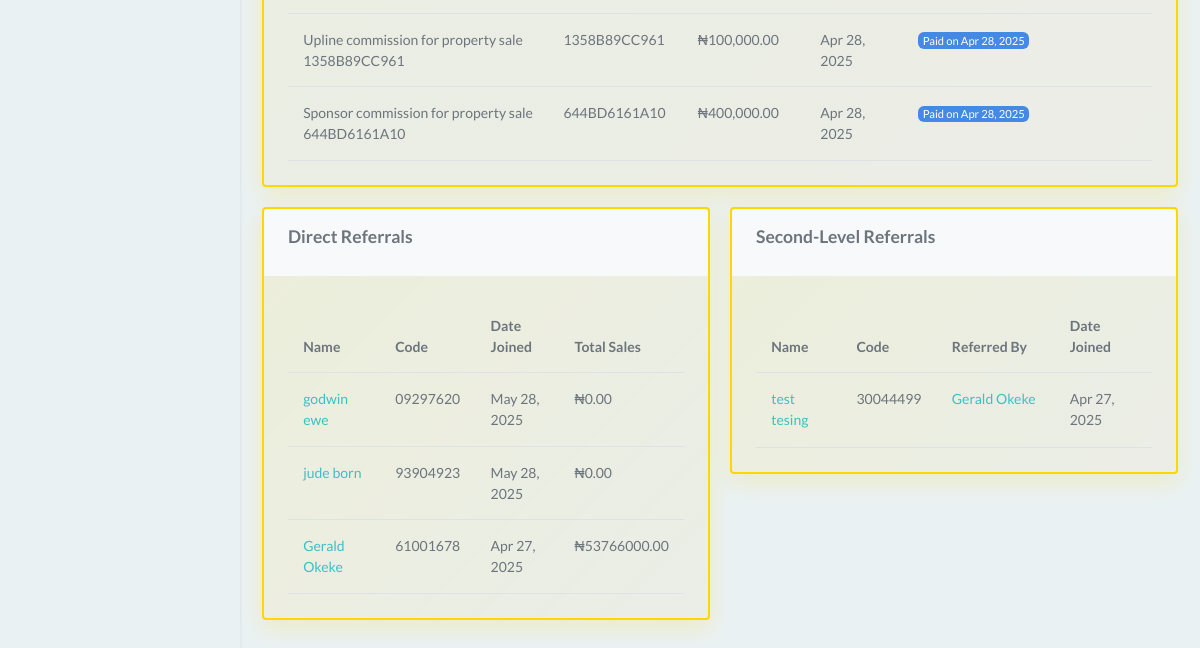
/user/realtor_detail/5 (signed in, lower part), run on an earlier commit of the app's database.
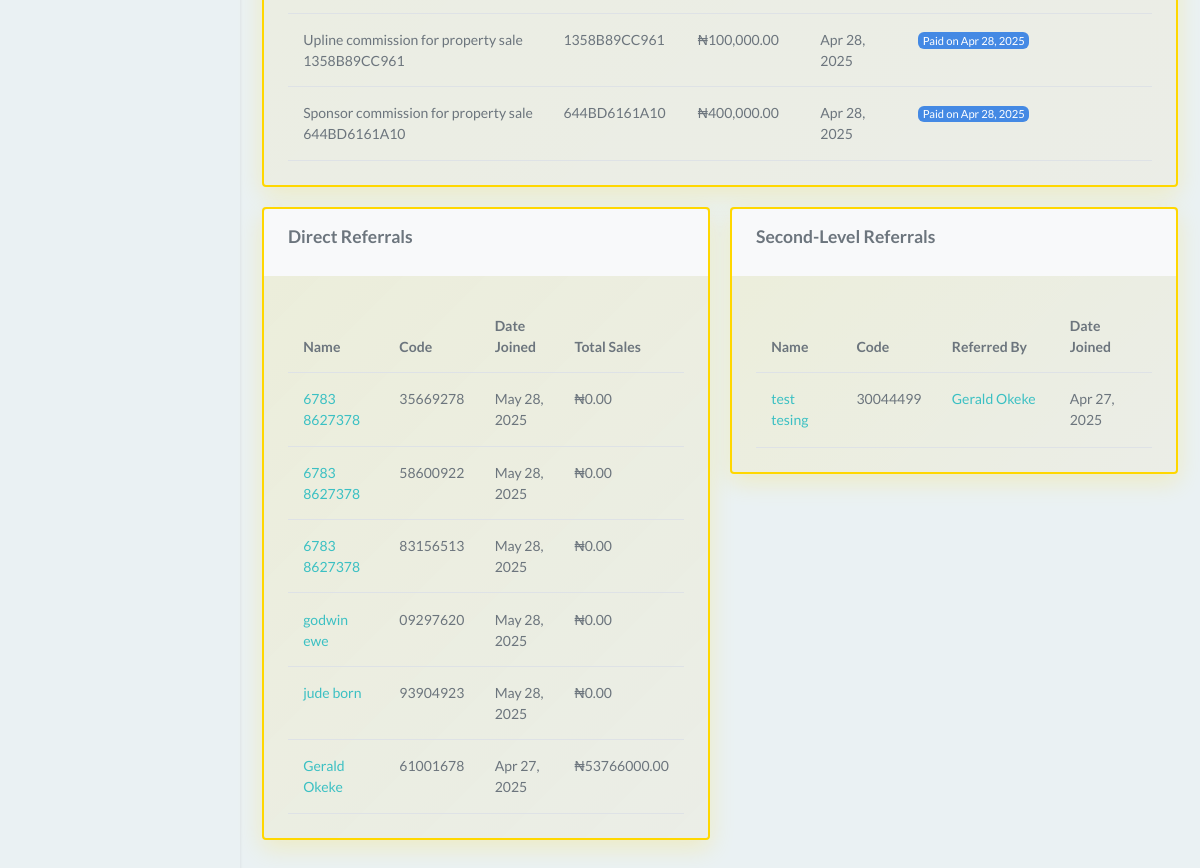
And on a later commit of the database.
### estate/models.py (models this page shows, shortened)
class Commission(models.Model):
    realtor = models.ForeignKey(Realtor, on_delete=models.CASCADE, related_name='commissions')
    amount = models.DecimalField(max_digits=12, decimal_places=2)
    description = models.CharField(max_length=255)  # e.g., "Commission for Property XYZ sale"
    property_reference = models.CharField(max_length=100, blank=True, null=True)  # Reference to property sold
    is_paid = models.BooleanField(default=False)
    paid_date = models.DateTimeField(blank=True, null=True)
    created_at = models.DateTimeField(auto_now_add=True)

class Realtor(models.Model):
    STATUS_CHOICES = [
        ('regular', 'Regular Realtor'),
        ('executive', 'Executive Realtor'),
    ]
    first_name = models.CharField(max_length=100)
    last_name = models.CharField(max_length=100)
    email = models.EmailField(unique=True)
    phone = models.CharField(max_length=20)
    image = models.ImageField(upload_to='realtors/', blank=True, null=True)
    address = models.CharField(max_length=255)
    country = models.CharField(max_length=100)
    status = models.CharField(
        max_length=20,
        choices=STATUS_CHOICES,
        default='regular',
        help_text="Realtor status - can be changed by admin"
    )
    account_number = models.CharField(max_length=50)
    bank_name = models.CharField(max_length=100)
    referral_code = models.CharField(max_length=8, unique=True)
    sponsor_code = models.CharField(max_length=8, blank=True, null=True)
    sponsor = models.ForeignKey('self', on_delete=models.SET_NULL, blank=True, null=True, related_name='referrals')
    total_commission = models.DecimalField(max_digits=12, decimal_places=2, default=0.00)
    paid_commission = models.DecimalField(max_digits=12, decimal_places=2, default=0.00)
    created_at = models.DateTimeField(auto_now_add=True)
    updated_at = models.DateTimeField(auto_now=True)
    @property
    def unpaid_commission(self):
        return self.total_commission - self.paid_commission
    @property
    def full_name(self):
        return f"{self.first_name} {self.last_name}"
    @property
    def is_executive(self):
        return self.status == 'executive'
    class Meta:
        ordering = ['status', 'last_name', 'first_name']  # Executive realtors first
        indexes = [
            models.Index(fields=['status']),
            models.Index(fields=['referral_code']),
        ]

### estate/views.py (the view)
# urls.py: path('user/realtor_detail/<int:id>', views.realtor_detail, name='realtor_detail'),
@login_required
def realtor_detail(request,id):
    realtor = get_object_or_404(Realtor, id=id)
    commissions = Commission.objects.filter(realtor=realtor).order_by('-created_at')
    direct_referrals = Realtor.objects.filter(sponsor=realtor).order_by('-created_at')
    secondary_referrals = Realtor.objects.filter(
        sponsor__sponsor=realtor
    ).order_by('-created_at')
    context = {
        'realtor': realtor,
        'commissions': commissions,
        'direct_referrals': direct_referrals,
        'secondary_referrals': secondary_referrals,
    }
    return render(request, "user/realtor_detail.html", context)

### estate/templates/user/realtor_detail.html (shortened to what this page needs)
{% extends 'user/base.html' %}
{% load humanize %}
{% block body %}
    <div class="content-page">
        <div class="content">
            <div class="container-fluid">
                <div class="row">
                    <div class="col-12">
                        <div class="card {% if realtor.is_executive %}executive-card{% endif %}">
                            <div class="card-body">
                                <div class="table-responsive">
                                    <table class="table table-hover mb-0">
                                        <tbody>
                                            {% for commission in commissions %}
                                            <tr>
                                                <td>{{ commission.description }}</td>
                                                <td>{{ commission.property_reference }}</td>
                                                <td>₦{{ commission.amount|intcomma }}</td>
                                                <td>{{ commission.created_at|date:"M d, Y" }}</td>
                                                <td>
                                                    {% if commission.is_paid %}
                                                    <span class="badge bg-success">Paid on {{ commission.paid_date|date:"M d, Y" }}</span>
                                                    {% else %}
                                                    <span class="badge bg-danger">Unpaid</span>
                                                    {% endif %}
                                                </td>
                                                <td>
                                                </td>
                                            </tr>
                                            {% empty %}
                                            <tr>
                                                <td colspan="6" class="text-center">No commissions found.</td>
                                            </tr>
                                            {% endfor %}
                                        </tbody>
                                    </table>
                                </div>
                            </div>
                        </div>
                    </div>
                </div>
                <div class="row">
                    <div class="col-md-6">
                        <div class="card {% if realtor.is_executive %}executive-card{% endif %}">
                            <div class="card-header">
                                <h4 class="card-title">Direct Referrals</h4>
                            </div>
                            <div class="card-body">
                                <div class="table-responsive">
                                    <table class="table table-hover mb-0">
                                        <thead>
                                            <tr>
                                                <th>Name</th>
                                                <th>Code</th>
                                                <th>Date Joined</th>
                                                <th>Total Sales</th>
                                            </tr>
                                        </thead>
                                        <tbody>
                                            {% for referral in direct_referrals %}
                                            <tr>
                                                <td>
                                                    <a href="{% url 'realtor_detail' referral.id %}">
                                                        {{ referral.full_name }}
                                                        {% if referral.is_executive %}
                                                            <i class="ri-vip-crown-fill executive-crown ms-1"></i>
                                                        {% endif %}
                                                    </a>
                                                </td>
                                                <td>{{ referral.referral_code }}</td>
                                                <td>{{ referral.created_at|date:"M d, Y" }}</td>
                                                <td>₦{{ referral.total_commission }}</td>
                                            </tr>
                                            {% empty %}
                                            <tr>
                                                <td colspan="4" class="text-center">No direct referrals found.</td>
                                            </tr>
                                            {% endfor %}
                                        </tbody>
                                    </table>
                                </div>
                            </div>
                        </div>
                    </div>
                    <div class="col-md-6">
                        <div class="card {% if realtor.is_executive %}executive-card{% endif %}">
                            <div class="card-header">
                                <h4 class="card-title">Second-Level Referrals</h4>
                            </div>
                            <div class="card-body">
                                <div class="table-responsive">
                                    <table class="table table-hover mb-0">
                                        <thead>
                                            <tr>
                                                <th>Name</th>
                                                <th>Code</th>
                                                <th>Referred By</th>
                                                <th>Date Joined</th>
                                            </tr>
                                        </thead>
                                        <tbody>
                                            {% for referral in secondary_referrals %}
                                            <tr>
                                                <td>
                                                    <a href="{% url 'realtor_detail' referral.id %}">
                                                        {{ referral.full_name }}
                                                    </a>
                                                </td>
                                                <td>{{ referral.referral_code }}</td>
                                                <td>
                                                    <a href="{% url 'realtor_detail' referral.sponsor.id %}">
                                                        {{ referral.sponsor.full_name }}
                                                        {% if referral.sponsor.is_executive %}
                                                            <i class="ri-vip-crown-fill executive-crown ms-1"></i>
                                                        {% endif %}
                                                    </a>
                                                </td>
                                                <td>{{ referral.created_at|date:"M d, Y" }}</td>
                                            </tr>
                                            {% empty %}
                                            <tr>
                                                <td colspan="4" class="text-center">No second-level referrals found.</td>
                                            </tr>
                                            {% endfor %}
                                        </tbody>
                                    </table>
                                </div>
                            </div>
                        </div>
                    </div>
                </div>
            </div>
        </div>
    </div>
{% endblock body %}

### estate/templates/user/base.html (shortened to what this page needs)
<!DOCTYPE html>
<html lang="en">
<head>
    <link rel="stylesheet" href="/static/user/vendor/daterangepicker/daterangepicker.css">
    <link rel="stylesheet" href="/static/user/vendor/admin-resources/jquery.vectormap/jquery-jvectormap-1.2.2.css">
    <link href="/static/user/css/app.min.css" rel="stylesheet" type="text/css" id="app-style" />
    <link href="/static/user/css/icons.min.css" rel="stylesheet" type="text/css" />
</head>
<body>
    <div class="wrapper">
        <div class="leftside-menu">
            <div class="h-100" id="leftside-menu-container" data-simplebar>
            </div>
        </div>
        {% block body %}
        {% endblock body %}
    </div>
</body>
</html>

### estate/templates/user/base.html (style rules this page uses)
.executive-crown { color: #FFD700; text-shadow: 2px 2px 4px rgba(0,0,0,0.5); filter: drop-shadow(0 0 10px rgba(255, 215, 0, 0.5)); }
.executive-card { border: 2px solid #FFD700; background: linear-gradient(135deg, rgba(255, 215, 0, 0.1), rgba(255, 165, 0, 0.05)); box-shadow: 0 8px 25px rgba(255, 215, 0, 0.2); }

### estate/templates/user/realtor_detail.html (style rules this page uses)
.executive-crown { color: #FFD700; text-shadow: 2px 2px 4px rgba(0,0,0,0.5); filter: drop-shadow(0 0 10px rgba(255, 215, 0, 0.5)); }
.executive-card { border: 2px solid #FFD700; background: linear-gradient(135deg, rgba(255, 215, 0, 0.1), rgba(255, 165, 0, 0.05)); box-shadow: 0 8px 25px rgba(255, 215, 0, 0.2); }

What changed in the data, as far as the page shows it:
added Realtor: full_name "6783 8627378", referral_code "35669278", created_at "May 28, 2025", total_commission "0.00", shown under "Direct Referrals"
added Realtor: full_name "6783 8627378", referral_code "58600922", created_at "May 28, 2025", total_commission "0.00", shown under "Direct Referrals"
added Realtor: full_name "6783 8627378", referral_code "83156513", created_at "May 28, 2025", total_commission "0.00", shown under "Direct Referrals"
